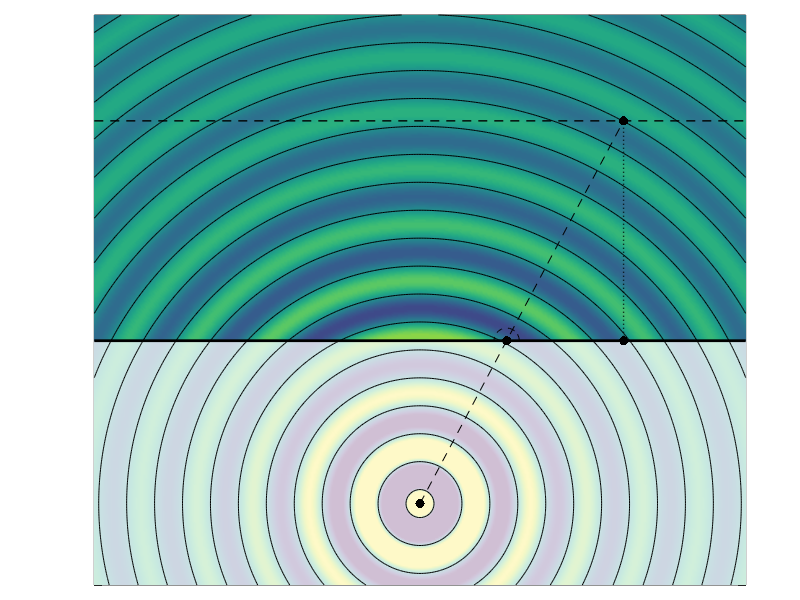

Source code (MATLAB): (Note: this script raises an error after producing the figure.)
clear
close all

dx = 1e-2;
w = 2*pi*1e3;
c = 343.1;
k = w / c;

xr = [1.25 , 1.35];
xs = [0,-1];
x0 = [(xr(1)-xs(1))/(1+abs(xr(2)/xs(2)))+xs(1), 0];
x = (-2:dx:2)';
y = (-1.5:dx:2)';
[X,Y] = meshgrid(x,y);
r = sqrt( (X-xs(1)).^2 + (Y-xs(2)).^2 );

angle_0 = 1i*(k*sqrt( sum( (x0-xs).^2 ) )+pi/2);
field = exp( -1i*k*r )./r;

angle_1 = -1i*k*sqrt( sum((x0-xs).^2 ) ) ;
angle_2 = -1i*k*sqrt( sum((x0-xr).^2) );
r2 = sqrt( (X-x0(1)).^2+(Y-x0(2)).^2);
field2 = exp(-1i*k*r2 +  angle_1)./r2;
kx0 = (x0-xs)/sqrt( sum( (x0-xs).^2 ) );
ky0 = (x0-xs)/sqrt( sum( (x0-xs).^2 ) );
%%
x_ax = -1.5;
fig = figure('Units','points','Position',[200,200,400,330]);
p = axes('Units','normalized','Position',[0.05 0.025 .95 .95 ]);
p1 = pcolor(x,y,real(field));
set(p1, 'EdgeColor', 'white');
shading interp
axis equal tight
caxis([-1,1]*1e0*1.5);
hold on
fill([x(1), x(end),x(end),x(1)],[y(1),y(1),0,0],[1 1 1]*1,'EdgeColor','none','FaceAlpha',0.75);
fill([x(1), x(end),x(end),x(1)],[0,0,y(end),y(end)],[1 1 1]*1,'EdgeColor','none','FaceAlpha',0);

plot(xs(1),xs(2),'.k','MarkerSize',20)
plot(xr(1),xr(2),'.k','MarkerSize',20)
plot(x0(1),x0(2),'.k','MarkerSize',20)
plot(xr(1),0,'.k','MarkerSize',20)

pcolor_ax =(gca);
cRange = caxis;
[C,~]= contour( x, y , real(field), [ 0 0 ], '-k');
field2(r2>sqrt(sum(( xr - x0 ).^2))+10*dx)=nan;
field2(Y<0) = nan;

[C2,~]= contour( x, y , real(field2), '--k');
set(gca,...
'XTickLabel','','YTickLabel','');
line([xs(1),xr(1)],[xs(2),xr(2)],'Color','black','LineStyle','--')
line([x(1),x(end)],[0,0],'Color','black','LineStyle','-','LineWidth',2)
line([x(1),x(end)],[xr(2),xr(2)],'Color','black','LineStyle','--','LineWidth',1)

line([xr(1),xr(1)],[0,xr(2)],'Color','black','LineStyle',':','LineWidth',1)


headWidth = 5*1.5;
headLength = 5*1.5;
ah = annotation('arrow',...
    'headStyle','cback2','HeadLength',headLength,'HeadWidth',headWidth);
set(ah,'parent',gca);
set(ah,'position',[x(1)-10*dx, 0, x(end)-x(1)+25*dx, 0]);    

ah2 = annotation('arrow',...
    'headStyle','cback2','HeadLength',headLength,'HeadWidth',headWidth);
set(ah2,'parent',gca);
set(ah2,'position',[x_ax, y(1), 0, y(end)-y(1)+15*dx]); 

kxn_p = -(x0(1)-xs(1))/sqrt( sum( (x0-xs).^2 ) );
kyn_p = -(x0(2)-xs(2))/sqrt( sum( (x0-xs).^2 ) );
kxn_g = -(x0(1)-xr(1))/sqrt( sum( (x0-xr).^2 ) );
kyn_g = -(x0(2)-xr(2))/sqrt( sum( (x0-xr).^2 ) );

ftsize = 12;
LineLength = 0.65;
% ah3 = annotation('arrow',...
%     'headStyle','cback2','HeadLength',headLength,'HeadWidth',headWidth,'LineWidth',1.5);
% set(ah3,'parent',gca);
% set(ah3,'position',[x0(1), x0(2), LineLength*kxn_p, LineLength*kyn_p]);    
ah4 = annotation('arrow',...
    'headStyle','cback2','HeadLength',headLength,'HeadWidth',headWidth,'LineWidth',1.5);
set(ah4,'parent',gca);
set(ah4,'position',[xr(1), xr(2), LineLength*kxn_g, LineLength*kyn_g]);    
%text(x(end)+0.15,-.1,'$x$',  'Interpreter', 'LaTex' , 'FontSize', ftsize)
%text(x_ax-0.17,y(end)+0.15,'$y$',  'Interpreter', 'LaTex' , 'FontSize', ftsize)

set(gca,'box','off')
color = get(fig,'Color');
xlim([x(1),x(end)+20*dx])
ylim([y(1),y(end)+20*dx])
set(gca,'XColor',color,'YColor',color,'TickDir','out')
set(gca,'FontName','Times New Roman','FontSize',12);
allAxesInFigure = findall(fig,'type','axes');
b = get(gca,'XTickLabel');
set(allAxesInFigure,'XTickLabel',b,'FontSize',ftsize-2);

set(gcf,'PaperPositionMode','auto');
print( '-r300',fullfile( '../..','Figures/SFS_theory','explicit_sol_stationary_point' ) ,'-dpng')